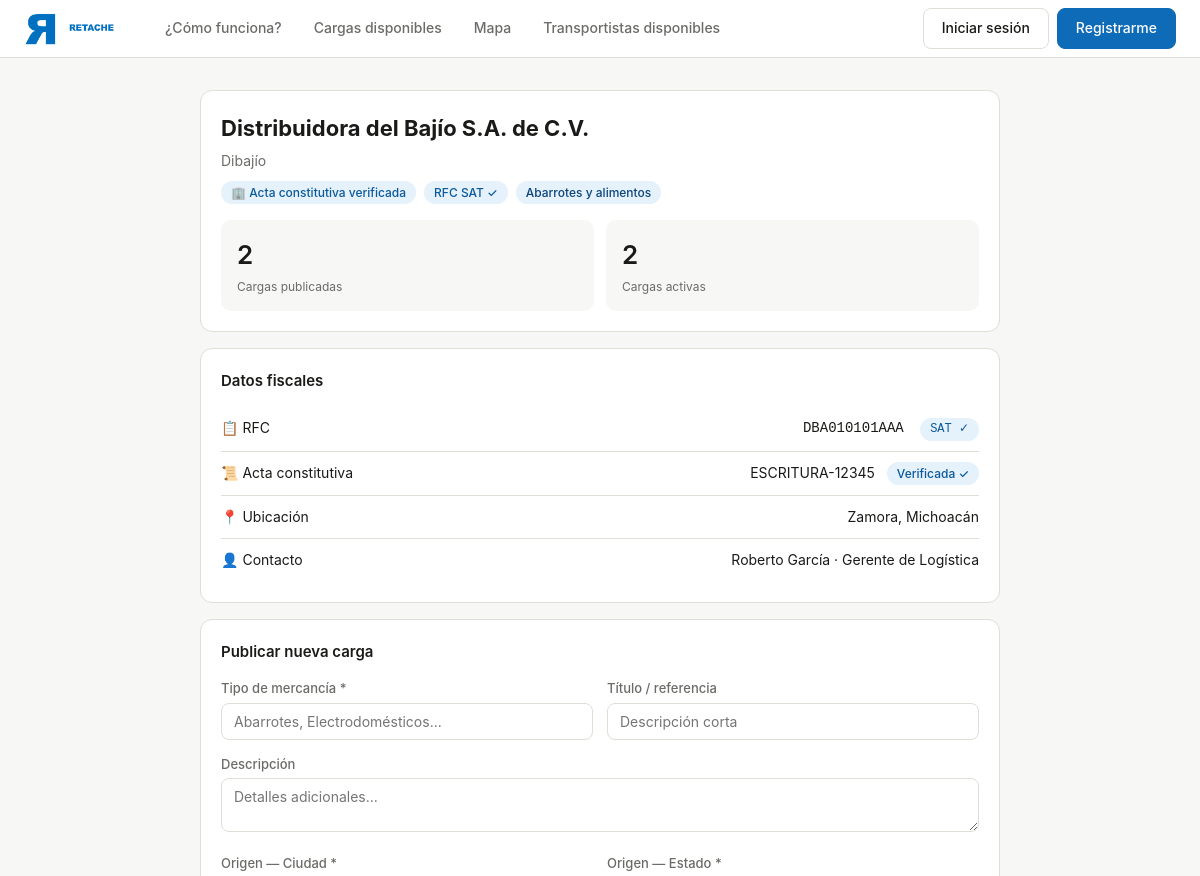
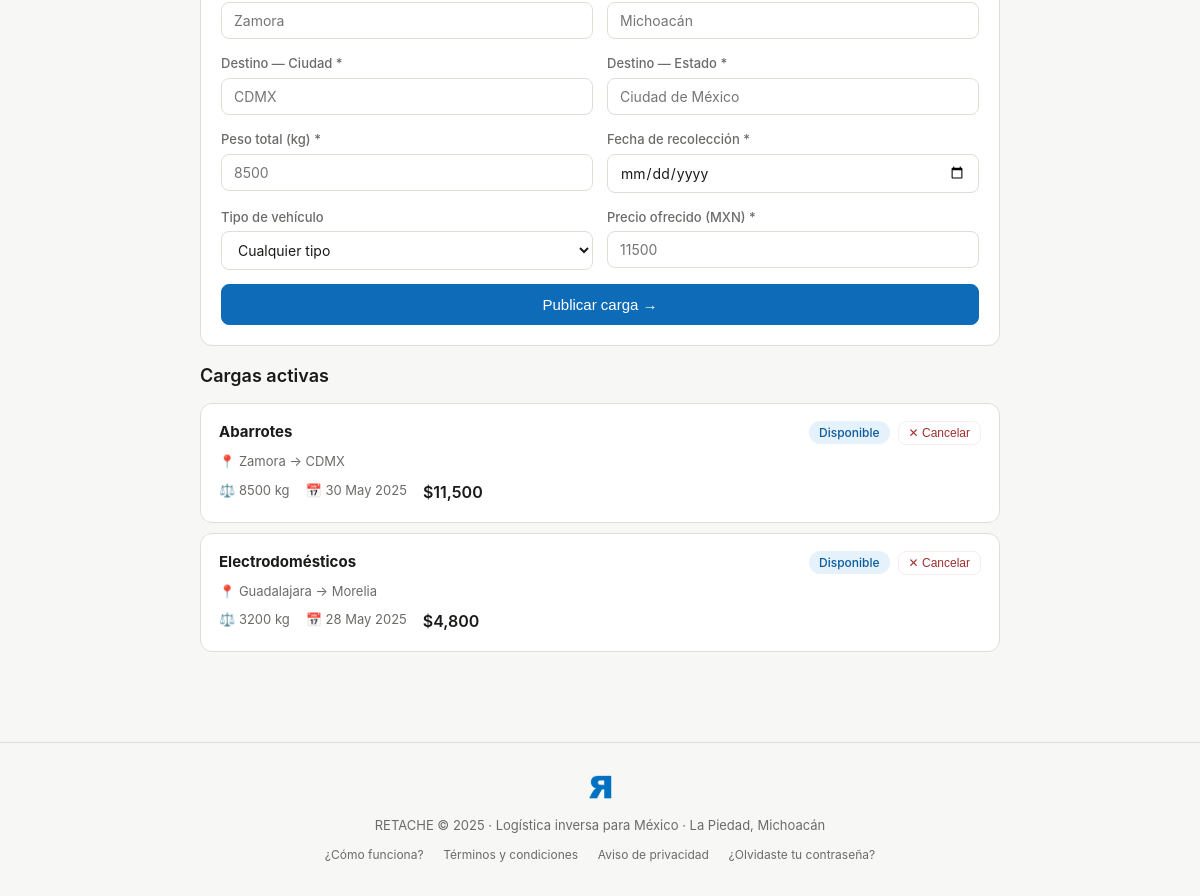
The page /empresas/1 on the database as committed earlier (2 pictures, top to bottom).
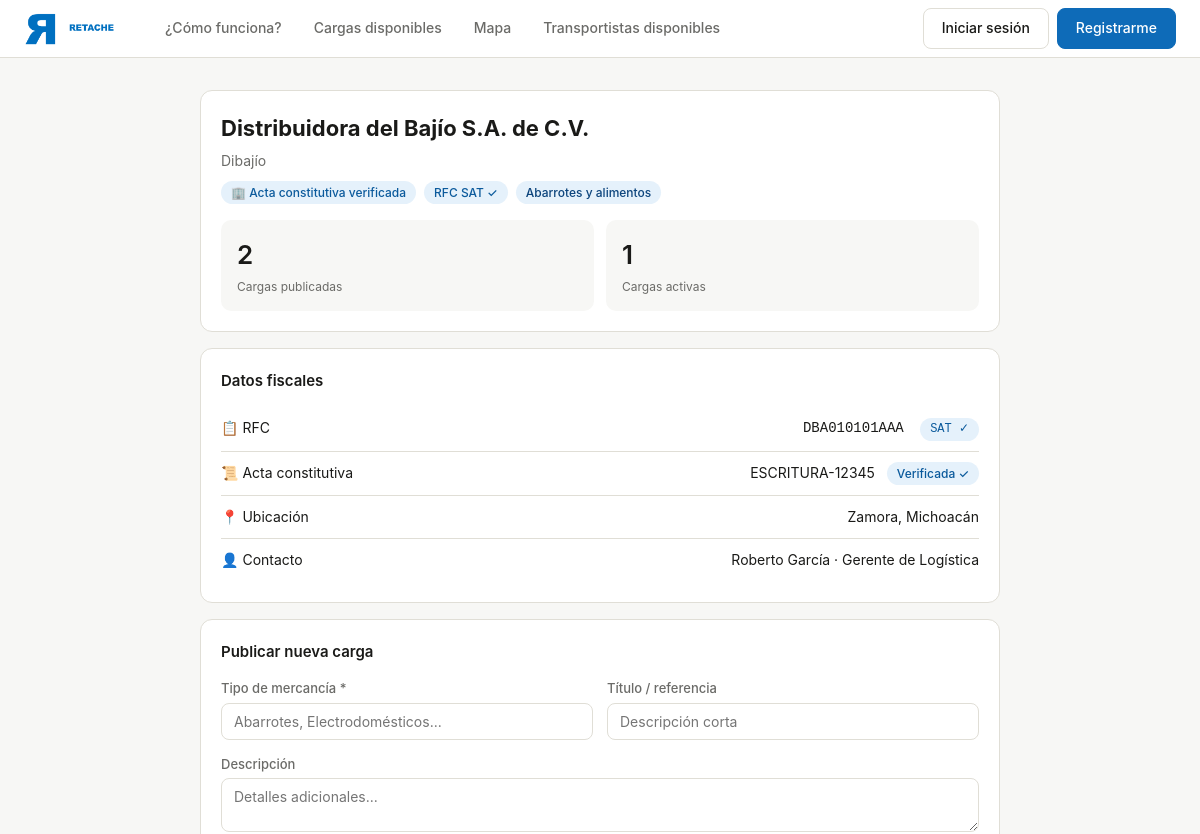
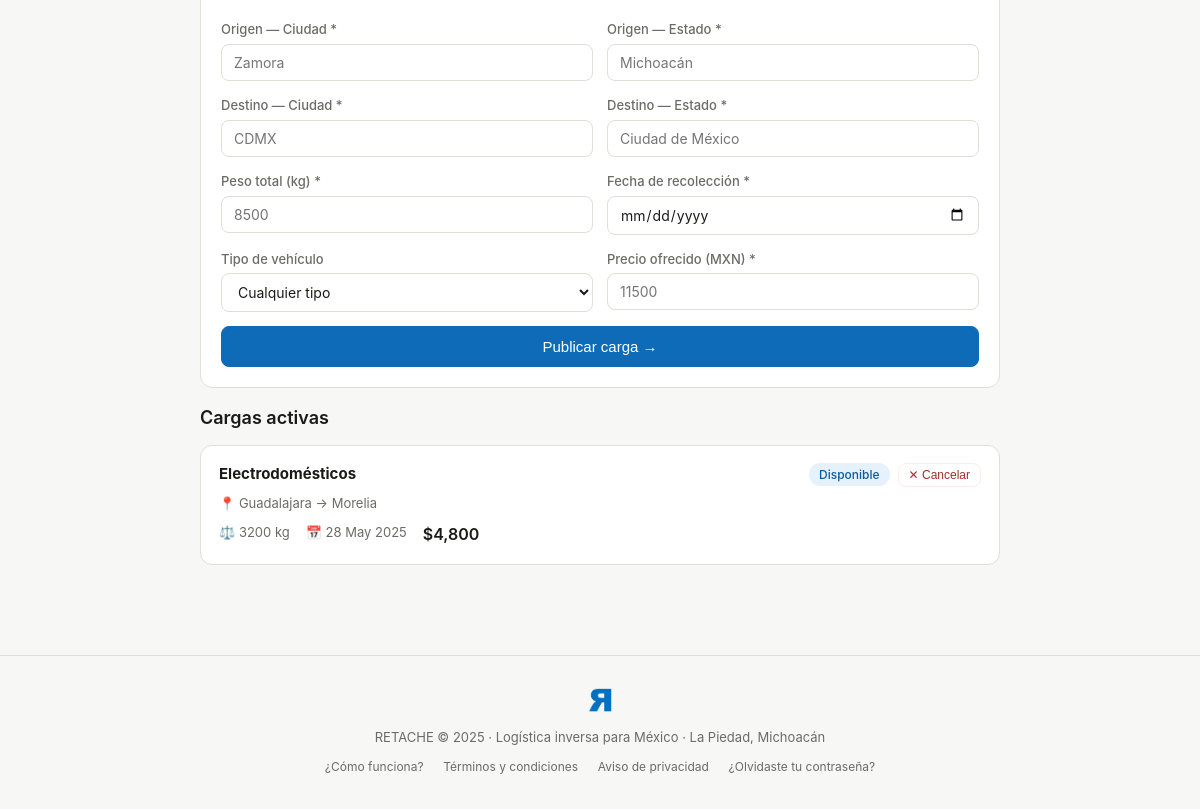
The same page on the database as committed later (2 pictures, top to bottom).
### models.py (models this page shows)
class Carga(Base):
    __tablename__ = "cargas"
    id = Column(Integer, primary_key=True, index=True)
    empresa_id = Column(Integer, ForeignKey("empresas.id"), nullable=False)
    transportista_id = Column(Integer, ForeignKey("transportistas.id"), nullable=True)
    titulo = Column(String(150), nullable=False)
    descripcion = Column(Text, nullable=True)
    tipo_mercancia = Column(String(100), nullable=False)
    peso_kg = Column(Float, nullable=False)
    volumen_m3 = Column(Float, nullable=True)
    requiere_refrigeracion = Column(Boolean, default=False)
    mercancia_peligrosa = Column(Boolean, default=False)
    origen_ciudad = Column(String(100), nullable=False)
    origen_estado = Column(String(50), nullable=False)
    origen_lat = Column(Float, nullable=True)
    origen_lng = Column(Float, nullable=True)
    destino_ciudad = Column(String(100), nullable=False)
    destino_estado = Column(String(50), nullable=False)
    destino_lat = Column(Float, nullable=True)
    destino_lng = Column(Float, nullable=True)
    fecha_recoleccion = Column(DateTime, nullable=False)
    fecha_entrega_estimada = Column(DateTime, nullable=True)
    tipo_vehiculo_requerido = Column(String(30), nullable=True)
    precio_ofrecido_mxn = Column(Float, nullable=False)
    precio_negociable = Column(Boolean, default=True)
    estado = Column(String(30), default=EstadoCarga.disponible)
    fecha_publicacion = Column(DateTime, server_default=func.now())
    fecha_asignacion = Column(DateTime, nullable=True)
    fecha_completada = Column(DateTime, nullable=True)
    carta_porte_generada = Column(Boolean, default=False)
    carta_porte_uuid = Column(String(100), nullable=True)
    carta_porte_xml = Column(Text, nullable=True)
    empresa = relationship("Empresa", back_populates="cargas_publicadas")
    transportista = relationship("Transportista", back_populates="cargas")
    mensajes = relationship("Mensaje", back_populates="carga")
    resenas = relationship("Resena", back_populates="carga")

### routers/empresas.py (the view)
@router.get("/{empresa_id}", response_class=HTMLResponse)
async def perfil_empresa(
    request: Request, empresa_id: int, db: Session = Depends(get_db)
):
    empresa = db.query(Empresa).filter(Empresa.id == empresa_id).first()
    if not empresa:
        raise HTTPException(status_code=404, detail="Empresa no encontrada")
    cargas_activas = (
        db.query(Carga)
        .filter(
            Carga.empresa_id == empresa_id,
            Carga.estado == EstadoCarga.disponible,
        )
        .order_by(Carga.fecha_publicacion.desc())
        .all()
    )
    return templates.TemplateResponse("perfil_empresa.html", ctx(request,
        empresa=empresa,
        cargas_activas=cargas_activas,
    ))

### templates/perfil_empresa.html (shortened to what the changed rows need)
{% extends "base.html" %}
{% block content %}
<div style="max-width:800px; margin:0 auto;">
  <div class="card" style="margin-bottom:16px;">
    <h1 style="font-size:22px; font-weight:700; margin-bottom:4px;">{{ empresa.razon_social }}</h1>
    <div class="stats-grid">
      <div class="stat-card"><div class="stat-num">{{ cargas_activas | length }}</div><div class="stat-label">Cargas activas</div></div>
    </div>
  </div>
  <div class="card" style="margin-bottom:16px;">
    <h2 style="font-size:15px; font-weight:600; margin-bottom:14px;">Datos fiscales</h2>
  </div>
  {% if empresa.acta_constitutiva_verificada %}
  <div class="card" style="margin-bottom:16px;">
    <h2 style="font-size:15px; font-weight:600; margin-bottom:14px;">Publicar nueva carga</h2>
  </div>
  {% endif %}
  {% if cargas_activas %}
  <h2 style="font-size:18px; font-weight:600; margin-bottom:12px;">Cargas activas</h2>
  {% for carga in cargas_activas %}
  <a href="/cargas/{{ carga.id }}" style="text-decoration:none; display:block;">
   <div class="carga-card">
      <div style="display:flex; justify-content:space-between; margin-bottom:6px;">
        <strong style="color:var(--texto);">{{ carga.tipo_mercancia }}</strong>
        <div style="display:flex; gap:8px; align-items:center;">
          <span class="badge badge-verde">Disponible</span>
          <form action="/empresas/{{ empresa.id }}/cancelar-carga/{{ carga.id }}" method="POST" style="display:inline;">
            <button type="submit" class="btn" style="font-size:12px; padding:4px 10px; color:var(--rojo); border-color:var(--rojo-bg);" onclick="return confirm('¿Cancelar esta carga?')">✕ Cancelar</button>
          </form>
        </div>
      </div>
      <div style="font-size:13px; color:var(--texto-suave); margin-bottom:6px;">📍 {{ carga.origen_ciudad }} → {{ carga.destino_ciudad }}</div>
      <div class="carga-meta"><span>⚖️ {{ carga.peso_kg | int }} kg</span><span>📅 {{ carga.fecha_recoleccion.strftime('%d %b %Y') }}</span><span class="carga-precio">${{ "{:,.0f}".format(carga.precio_ofrecido_mxn) }}</span></div>
    </div>
  </a>
  {% endfor %}
  {% endif %}
</div>
{% endblock %}

Rows that differ between the two databases and show on the page:
removed Carga: tipo_mercancia "Abarrotes", origen_ciudad "Zamora", destino_ciudad "CDMX", peso_kg "8500", fecha_recoleccion "30 May 2025", precio_ofrecido_mxn "11,500"
Other text that changed with them:
{{ cargas_activas | length }}: "2" → "1"
